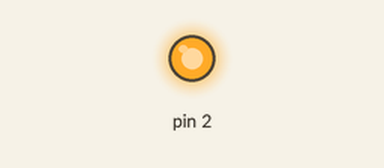
A sketch run on a simulated Arduino Uno, built with avr-gcc and run on an emulated ATmega328P. On the bench: output pins drawn as LEDs (lit = HIGH).

Above: at 0.5 s.
At 8.0 s:
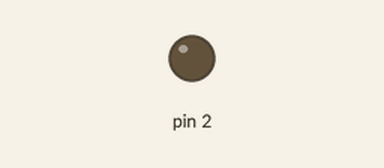
Timing chart, 0 to 14.3 s (numbered marks = the images above):
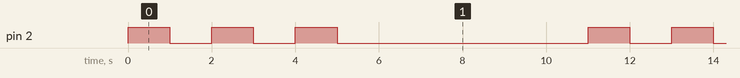

The sketch:

10_16520236_01c.ino
```cpp
int counter;

void setup()
{
  pinMode(2, OUTPUT);
}

void loop()
{
  for (counter = 0; counter < 3; ++counter) {
    digitalWrite(2, HIGH);
    delay(1000); // Wait for 1000 millisecond(s)
    digitalWrite(2, LOW);
    delay(1000); // Wait for 1000 millisecond(s)
  }
  delay(5000); // Wait for 5000 millisecond(s)
}
```

Measured:
- by itself, pin 2: repeats every 11.0 s: 2 × (LOW 1.0 s, HIGH 1.0 s), LOW 6.0 s, HIGH 1.0 s
- by itself, everything shown: repeats every 11.0 s, in 6 steps
